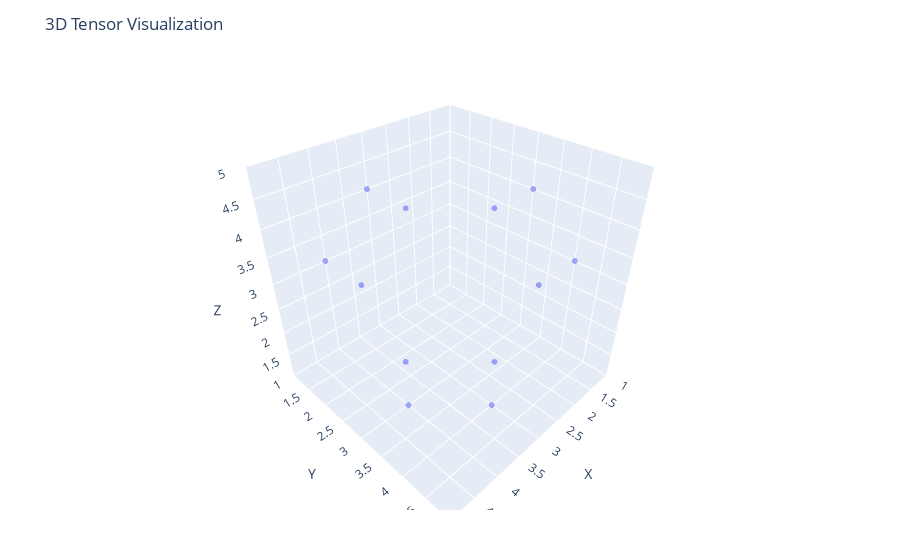

Notebook source saved alongside this figure:
### Code cell
plotTensor(small_ten)

### Figure 1 — Plotly figure (JSON) as saved in the notebook; plotly's stock layout.template omitted (floating-point values rounded to 4 significant figures)
{"data": [{"marker": {"opacity": 0.6, "size": 2}, "mode": "markers", "type": "scatter3d", "x": [4, 3, 4, 3, 4, 4, 1, 2, 3, 3, 1, 2], "y": [3, 4, 3, 4, 1, 2, 4, 4, 1, 2, 3, 3], "z": [1, 1, 2, 2, 3, 3, 3, 3, 4, 4, 4, 4]}], "layout": {"margin": {"b": 50, "l": 50, "r": 50, "t": 60}, "scene": {"aspectmode": "cube", "xaxis": {"range": [1, 5], "title": "X"}, "yaxis": {"range": [1, 5], "title": "Y"}, "zaxis": {"range": [1, 5], "title": "Z"}}, "title": "3D Tensor Visualization"}}
